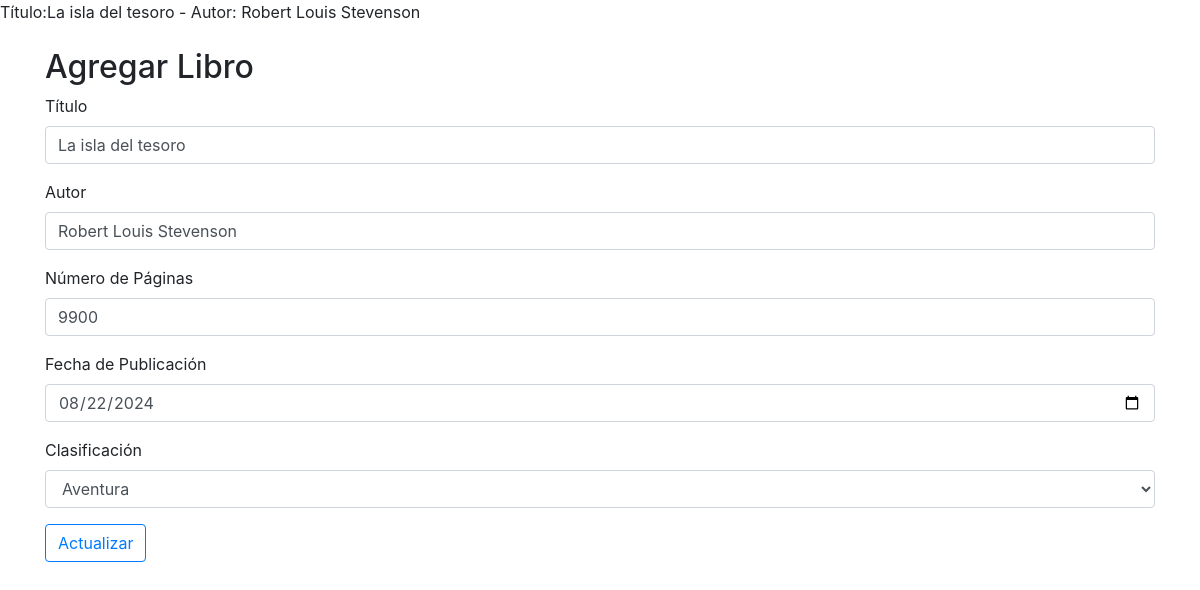
The page /editar_libros/2/ on the database its author committed.
### biblioteca/models.py (models this page shows)
class Libro(models.Model):
    titulo = models.CharField(max_length=254)
    autor = models.CharField(max_length=100)
    no_paginas = models.IntegerField()
    fecha_publicacion = models.DateField(help_text= "Fecha Publicacion")
    CLASIFICAC = (
        (0, ""),
        (1, "Romance"),
        (2, "Aventura"),
        (3, "Ficción"),
    )
    clasificacion = models.IntegerField(choices=CLASIFICAC, default=0 )
    def __str__(self) -> str:
        return f"Título:{self.titulo} - Autor: {self.autor}"

### biblioteca/views.py (the view)
# urls.py: path('editar_libros/<int:id>/', views.editar_libros, name='editar_libros'),  # ruta para editar un libro.
def editar_libros(request, id):
    if request.method == "POST":
        try:
            query = Libro.objects.get(pk = id)
            query.titulo = request.POST.get("titulo")
            query.autor = request.POST.get("autor")
            query.no_paginas = request.POST.get("no_paginas")
            query.fecha_publicacion = request.POST.get("fecha_publicacion")
            query.clasificacion = request.POST.get("clasificacion")
            query.save()
            messages.success(request, "El libro fue actualizado correctamente!!")
        except Exception as e:
            messages.error(request, f"Ocurrió un error al actualizar el libro{e}")
        return redirect("ver_libros")
    else:
        query = Libro.objects.get(pk = id)
        contexto = {"libros": query}
        return render(request, "libros/formulario_libro.html",  contexto)

### biblioteca/templates/libros/formulario_libro.html (shortened to what this page needs)
<!DOCTYPE html>
<html lang="es">
<head>
    <link href="https://maxcdn.bootstrapcdn.com/bootstrap/4.5.2/css/bootstrap.min.css" rel="stylesheet">
</head>
<body>
    {{libros}}
    <form action="{% if libros %} {% url 'editar_libros' libros.id %} {% else%} {% url 'agregar_libro' %} {% endif %}
    " method="post">
        <div class="container mt-4">
            <h2>Agregar Libro</h2>
            <div class="form-group">
                <label for="titulo">Título</label>
                <input type="text" class="form-control" id="titulo" name="titulo" required="" value="{{libros.titulo}}">
            </div>
            <div class="form-group">
                <label for="autor">Autor</label>
                <input type="text" class="form-control" id="autor" name="autor" required="" value="{{libros.autor}}">
            </div>
            <div class="form-group">
                <label for="no_paginas">Número de Páginas</label>
                <input type="number" class="form-control" id="no_paginas" name="no_paginas" required="" value="{{libros.no_paginas}}">
            </div>
            <div class="form-group">
                <label for="fecha_publicacion">Fecha de Publicación</label>
                <input type="date" class="form-control" id="fecha_publicacion" name="fecha_publicacion" required="" value="{{libros.fecha_publicacion|date:'Y-m-d'}}">
            </div>
            <div class="form-group">
                <label for="clasificacion">Clasificación</label>
                <select name="clasificacion" class="form-control" id="fecha_publicacion">
                    <option value="2" {% if libros.clasificacion == 2 %}selected=""{% endif %}>Aventura</option>
                </select>
            </div>
            <button type="submit" class="btn btn-outline-primary">
                {% if libros %}
                Actualizar
            {% else %}
                Guardar
            {% endif %}
            </button>
        </div>
    </form>
</body>
</html>

### rows shown on the page
Libro: titulo+autor "Título:La isla del tesoro - Autor: Robert Louis Stevenson", titulo "La isla del tesoro", autor "Robert Louis Stevenson", no_paginas "9900", fecha_publicacion "08/22/2024", clasificacion "Aventura"
